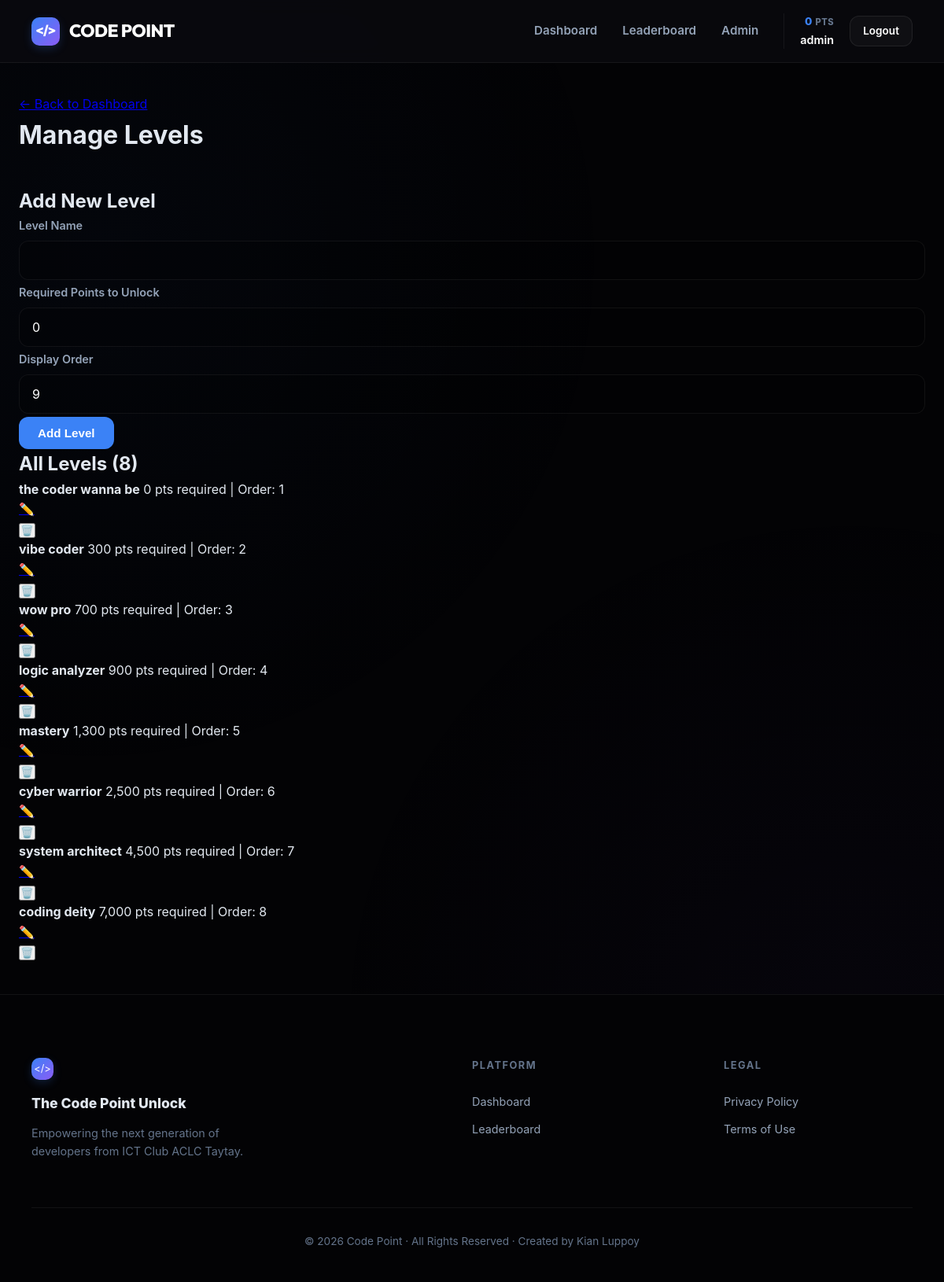
Screenshot of /admin/levels.php (signed in) with the database file from the repository.
### tables this page shows
CREATE TABLE levels (
    id INT AUTO_INCREMENT PRIMARY KEY,
    name VARCHAR(100) NOT NULL,
    required_points INT DEFAULT 0,
    display_order INT DEFAULT 1,
    created_at TIMESTAMP DEFAULT CURRENT_TIMESTAMP
);

### includes/db.php (called while the page is built, shortened)
<?php
require_once 'config.php';
class Database {
    private $conn;
    private static $instance = null;
    private function __construct() {
        try {
            $dsn = "mysql:host=" . DB_HOST . ";dbname=" . DB_NAME . ";port=" . DB_PORT . ";charset=utf8mb4";
            $this->conn = new PDO(
                $dsn,
                DB_USER,
                DB_PASS,
                [
                    PDO::ATTR_ERRMODE => PDO::ERRMODE_EXCEPTION,
                    PDO::ATTR_DEFAULT_FETCH_MODE => PDO::FETCH_ASSOC,
                    PDO::ATTR_EMULATE_PREPARES => false
                ]
            );
            $this->initTables();
        } catch (PDOException $e) {
            die("Database connection failed: " . $e->getMessage());
        }
    }
    public static function getInstance() {
        if (self::$instance === null) {
            self::$instance = new self();
        }
        return self::$instance;
    }
    public function query($sql, $params = []) {
        $stmt = $this->conn->prepare($sql);
        $stmt->execute($params);
        return $stmt;
    }
    public function fetch($sql, $params = []) {
        return $this->query($sql, $params)->fetch();
    }
    public function fetchAll($sql, $params = []) {
        return $this->query($sql, $params)->fetchAll();
    }
    private function initTables() {
        $check = $this->fetch("SHOW TABLES LIKE 'users'");
    }
}
$db = Database::getInstance();
?>

### includes/config.php (called while the page is built, shortened)
<?php
function sanitize($data) {
    return htmlspecialchars(trim($data), ENT_QUOTES, 'UTF-8', false);
}
?>

### admin/levels.php (the view, shortened to what this page needs)
<?php
require_once '../includes/config.php';
require_once '../includes/db.php';
$levels = $db->fetchAll("SELECT * FROM levels ORDER BY display_order, id");
$editLevel = null;
include '../includes/header.php';
?>
<div class="admin-page">
    <div class="admin-header">
        <a href="index.php" class="back-link">← Back to Dashboard</a>
        <h1>Manage Levels</h1>
    </div>
    <div class="admin-grid">
        <div class="admin-section">
            <div class="section-header">
                <h2><?php echo $editLevel ? 'Edit Level' : 'Add New Level'; ?></h2>
            </div>
            <form method="POST" class="admin-form">
                <div class="form-group">
                    <label>Level Name</label>
                    <input type="text" name="name" value="<?php echo $editLevel ? sanitize($editLevel['name']) : ''; ?>" required>
                </div>
                <div class="form-group">
                    <label>Required Points to Unlock</label>
                    <input type="number" name="required_points" value="<?php echo $editLevel ? $editLevel['required_points'] : 0; ?>" min="0" required>
                </div>
                <div class="form-group">
                    <label>Display Order</label>
                    <input type="number" name="display_order" value="<?php echo $editLevel ? $editLevel['display_order'] : (count($levels) + 1); ?>" min="1" required>
                </div>
                <div class="form-actions">
                    <button type="submit" class="btn btn-primary"><?php echo $editLevel ? 'Update Level' : 'Add Level'; ?></button>
                </div>
            </form>
        </div>
        <div class="admin-section">
            <div class="section-header">
                <h2>All Levels (<?php echo count($levels); ?>)</h2>
            </div>
            <?php if (empty($levels)): ?>
                <p class="text-muted">No levels created yet.</p>
            <?php else: ?>
                <div class="levels-list">
                    <?php foreach ($levels as $level): ?>
                        <div class="level-item">
                            <div class="level-info">
                                <strong><?php echo sanitize($level['name']); ?></strong>
                                <span class="level-pts"><?php echo number_format($level['required_points']); ?> pts required | Order: <?php echo $level['display_order']; ?></span>
                            </div>
                            <div class="level-actions">
                                <a href="?edit=<?php echo $level['id']; ?>" class="btn-icon" title="Edit">✏️</a>
                                <form method="POST" class="inline-form" onsubmit="return confirm('Delete this level? All questions in this level will also be deleted.')">
                                    <button type="submit" class="btn-icon delete" title="Delete">🗑️</button>
                                </form>
                            </div>
                        </div>
                    <?php endforeach; ?>
                </div>
            <?php endif; ?>
        </div>
    </div>
</div>
<?php include '../includes/footer.php'; ?>

### assets/css/style.css (style rules this page uses)
:root { --bg-primary: #030305; --bg-secondary: #0a0a0f; --bg-card: #12121e; --bg-header: rgba(10, 10, 15, 0.85); --text-primary: #e2e8f0; --text-secondary: #94a3b8; --text-muted: #64748b; --text-active: #ffffff; --primary: #3b82f6; --primary-glow: rgba(59, 130, 246, 0.2); --secondary: #8b5cf6; --accent: #06b6d4; --success: #10b981; --success-glow: rgba(16, 185, 129, 0.2); --error: #ef4444; --warning: #f59e0b; --border-color: rgba(255, 255, 255, 0.06); --glass-bg: rgba(255, 255, 255, 0.03); --glass-border: rgba(255, 255, 255, 0.08); --shadow-sm: 0 4px 6px -1px rgba(0, 0, 0, 0.1); --shadow-lg: 0 20px 25px -5px rgba(0, 0, 0, 0.2); --transition: all 0.3s cubic-bezier(0.4, 0, 0.2, 1); }
* { margin: 0; padding: 0; box-sizing: border-box; }
body { font-family: 'Geist', 'Inter', -apple-system, sans-serif; background: var(--bg-primary); color: var(--text-primary); min-height: 100vh; line-height: 1.6; overflow-x: hidden; -webkit-font-smoothing: antialiased; }
body::before { content: ''; position: fixed; top: 0; left: 0; width: 100%; height: 100%; background: radial-gradient(circle at 10% 20%, rgba(59, 130, 246, 0.03) 0%, transparent 40%), radial-gradient(circle at 90% 80%, rgba(139, 92, 246, 0.03) 0%, transparent 40%); z-index: -1; pointer-events: none; }
.btn { display: inline-flex; align-items: center; justify-content: center; gap: 10px; padding: 12px 24px; border-radius: 12px; font-weight: 600; font-size: 0.95rem; cursor: pointer; border: none; transition: var(--transition); text-decoration: none; }
.btn-primary { background: var(--primary); color: white; }
.form-group { margin-bottom: 4px; }
.form-group label { display: block; font-size: 0.9rem; font-weight: 600; margin-bottom: 8px; color: var(--text-secondary); }
.form-group input, .form-group select, .form-group textarea { width: 100%; padding: 14px 16px; background: rgba(0, 0, 0, 0.2); border: 1px solid var(--border-color); border-radius: 12px; color: #fff; font-size: 1rem; transition: var(--transition); font-family: inherit; }
.admin-page { max-width: 1200px; margin: 40px auto; padding: 0 24px; }
.admin-header { margin-bottom: 40px; }

### rows the page displays
levels: name "the coder wanna be", required_points "0", display_order "1"
levels: name "vibe coder", required_points "300", display_order "2"
levels: name "wow pro", required_points "700", display_order "3"
levels: name "logic analyzer", required_points "900", display_order "4"
levels: name "mastery", required_points "1,300", display_order "5"
levels: name "cyber warrior", required_points "2,500", display_order "6"
levels: name "system architect", required_points "4,500", display_order "7"
levels: name "coding deity", required_points "7,000", display_order "8"

### other values shown
$_SESSION['total_points'] "0"
$_SESSION['username'] "admin"
count($levels) "8"
